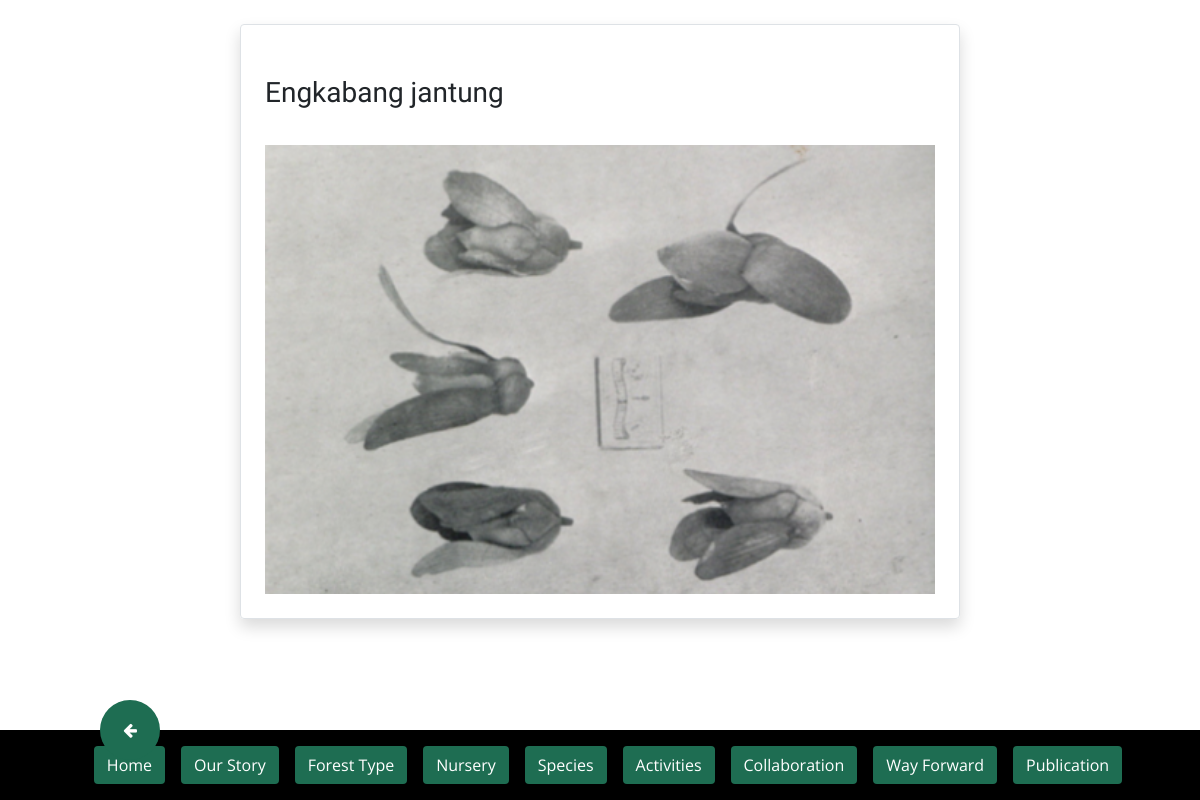
Page /species/species_detail/1 on the committed database.
### species/models.py (models this page shows, shortened)
class Species(models.Model):
	date_input = models.DateTimeField(auto_now_add=True)
	local_name = models.CharField(max_length=100)
	species_type = models.CharField(max_length=50, choices=TYPE_CHOICES, default='INDIGENOUS')
	species_img = models.ImageField('Species Image', null=True, blank=True, upload_to='species_img')
	class Meta:
		ordering = ['-date_input']

### species/views.py (the view)
# urls.py: path('species_detail/<int:pk>', SpeciesDetailView.as_view(), name='species_detail'),
class SpeciesDetailView(DetailView):
	model = Species
	template_name = 'species/species_detail.html'

### species/templates/species/species_detail.html
{% extends 'base_en.html' %}
{% block content %}
<div class="custom-div fade-in mt-4 border rounded shadow p-4">
	<br>
	<h3>{{ species.local_name }}</h3>
	<br>
	<img class="w-100" src="{{ species.species_img.url }}">
</div>
{% endblock %}

### jrlcd/static/css/main.css (style rules this page uses)
@media screen and (min-width: 600px) { .custom-div { margin: auto; width: 60%; } }
body { font-family: 'Lato', sans-serif; font-size: 18px; }
h1, h2, h3, h4, h5, h6 { font-family: 'Cardo', serif; }
.fade-in { animation: fadeIn linear 1s; -webkit-animation: fadeIn linear 1s; -moz-animation: fadeIn linear 1s; -o-animation: fadeIn linear 1s; -ms-animation: fadeIn linear 1s; }

### rows in the picture
Species: local_name "Engkabang jantung", species_img (picture)
